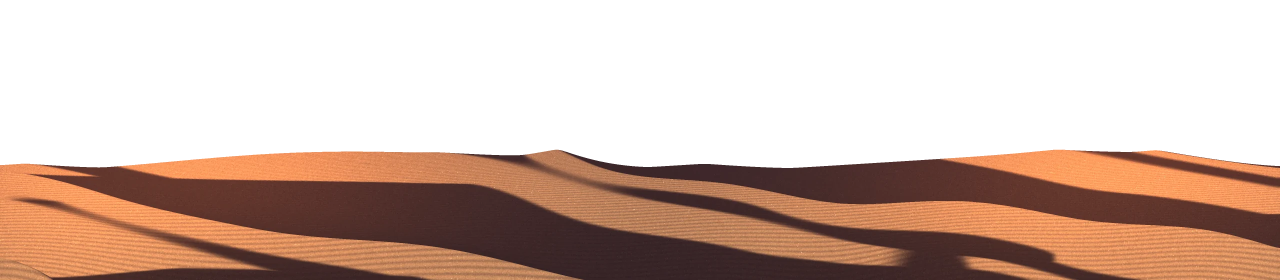
#> input picture src/game/art/egypt/dunes_front.webp, 2560 x 560 px, given in place of dunes_front.webp_2k_4k.png, which was not available (shown at 1/2 size)
$ python -i finish_ai.py   (imports and definitions only)
#> lines starting #> are read from the running program, lines starting #| are printed output that depends on the picture
"""
Finishes the pictures painted by tools/paint_ai.py and writes them into the art folder.

  python tools/finish_ai.py [night] [red] [hall]

night   the painted pyramid; the left sphinx, the better one, is mirrored onto the right
red     the bonus, built from that same painting so that the place does not change: the storm of
        ai_sky over it, the stone taken down to a dark fire, the cracks and the door of the render
        burning, and their light in the wet floor
hall    the painted sanctuary, the same sphinx set along its avenue in perspective
"""
import sys

import numpy as np
from PIL import Image
from scipy import ndimage as ndi

OUT = 'src/game/art/egypt/'
W, H = 2048, 1152
# from the 1920 × 1080 of the game to this picture
K = W / 1920
DOOR = np.array([903, 535, 114, 193]) * K
MOON_OUT = np.array([570, 114]) * K
# the materials of tools/render_pyramid.py
OBELISK = 8
PYRAMID = 6
STATUE = (9, 10, 11)
# the eyes of the left sphinx, read on its painted face (the painter turned the head a little, so the
# sockets projected by tools/render_pyramid.py fell on the nose); the right one is its mirror
EYES = [(329.0, 557.5), (347.0, 556.5)]


def load(path, size=(W, H)):
    return np.asarray(Image.open(path).convert('RGB').resize(size, Image.LANCZOS), dtype=np.float32) / 255


def smooth(a, b, x):
    t = np.clip((x - a) / (b - a), 0, 1)
    return t * t * (3 - 2 * t)


def blur(a, s):
    return ndi.gaussian_filter(a, (s, s, 0) if a.ndim == 3 else s)


# [7 lines left out: function save, not called in this run]


def publish(name):
    """Sets the 4K picture of a backdrop in the game."""
#> called with name = '../src/game/art/egypt/dunes_front.webp'
    from PIL import ImageFilter
    # the tiles keep the softness of the enlargement: a fine unsharp mask gives the stone its grain back
    im = Image.open(f'tools/out/{name}_2k_4k.png').convert('RGB').filter(ImageFilter.UnsharpMask(radius=1.6, percent=70, threshold=2))
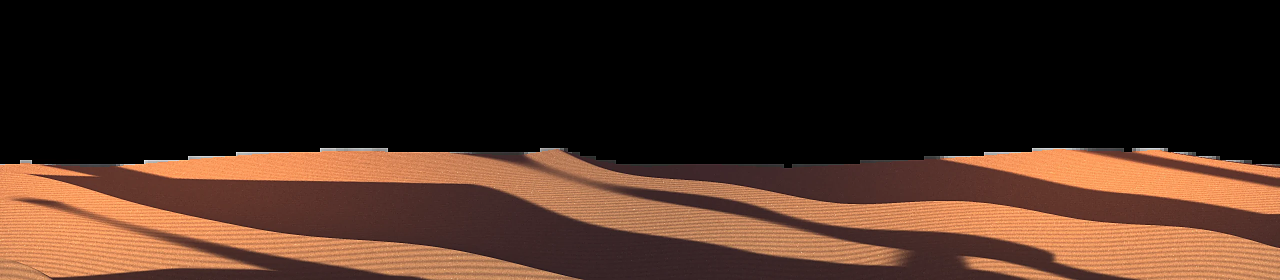
#> im: PIL image 2560x560 RGB (shown at 1/2 size); mean R, G, B 66.4, 42.4, 30.6
    im.save(f'{OUT}{name}.webp', 'WEBP', quality=84, method=6)
    im.resize((2048, 1152), Image.LANCZOS).save(f'{OUT}{name}_m.webp', 'WEBP', quality=78, method=6)
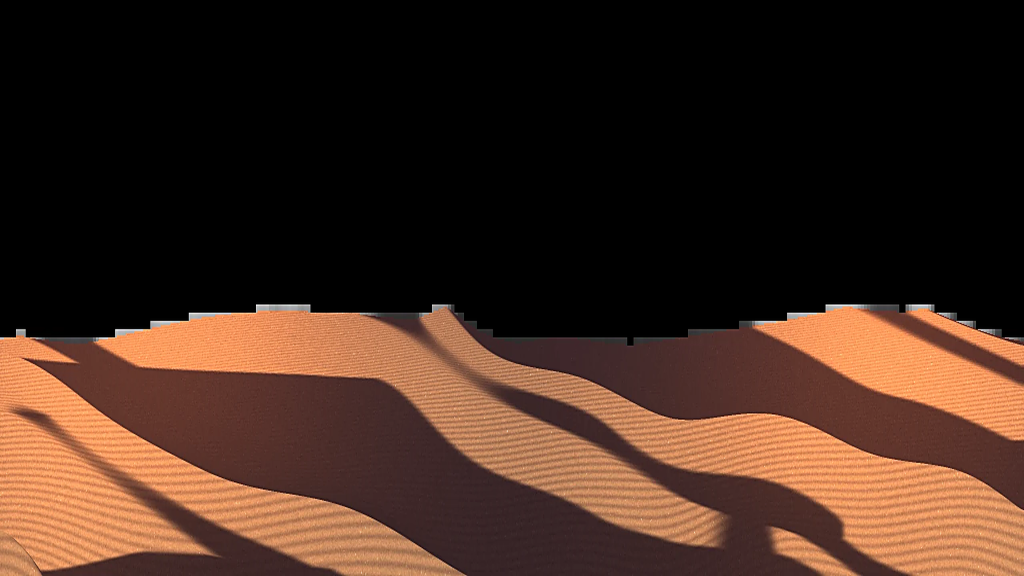
#> saved as dunes_front.webp_m.webp: PIL image 2048x1152 RGB (shown at 1/2 size); mean R, G, B 66.4, 42.4, 30.6
    im.resize((1520, 855), Image.LANCZOS).save(f'tools/out/final_{name}.jpg', quality=90)
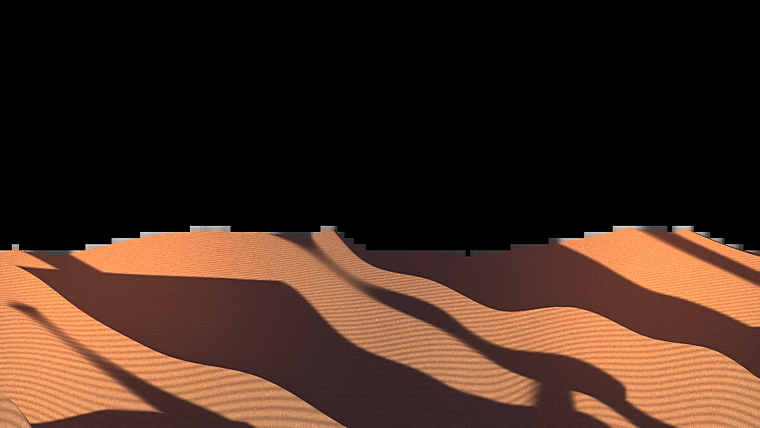
#> saved as dunes_front.webp.jpg: PIL image 1520x855 RGB (shown at 1/2 size); mean R, G, B 66.4, 42.4, 30.6
    print('published', name)


def ids():
    a = np.asarray(Image.open('tools/out/pyramid_ids.png').resize((W, H), Image.NEAREST), dtype=np.int32)
    return a // 20


# [24 lines left out: functions ramp, night, not called in this run]


FIRE = [(0, (0.012, 0.004, 0.008)), (0.2, (0.1, 0.012, 0.016)), (0.42, (0.3, 0.02, 0.02)), (0.65, (0.62, 0.07, 0.03)), (0.85, (0.92, 0.26, 0.07)), (1, (1, 0.6, 0.24))]


# [76 lines left out: functions red, eyes, not called in this run]


# Objects painted alone on black by tools/paint_ai.py (objects mode), set into the sanctuary:
# file, the row of its base in the 1024 picture, where its foot stands in the scene, its height in
# metres, mirrored or not. The render's camera (2.4 m high, horizon at 704 here) gives each its size.
HALL_OBJECTS = [
    ('obj_chest_12', 820, (290, 1100), 2.1, False),
    ('obj_hoard_31', 840, (520, 1070), 1.2, False),
    ('obj_chest_13', 852, (1770, 1105), 2.0, False),
    ('obj_urn_32', 900, (752, 850), 2.6, False),
    ('obj_urn_32', 900, (1296, 850), 2.6, True),
]


# before the pyramid: nothing yet. Stone painted alone on black cannot be cut out (its shadows are as
# dark as the background) and small gold urns read as canisters at this distance
NIGHT_OBJECTS = []


# [110 lines left out: functions cutout, furnish, hall, main, not called in this run]


# [2 lines not run here, left out]

>>> result = publish('../src/game/art/egypt/dunes_front.webp')

$ run again, on src/game/art/egypt/frame.webp
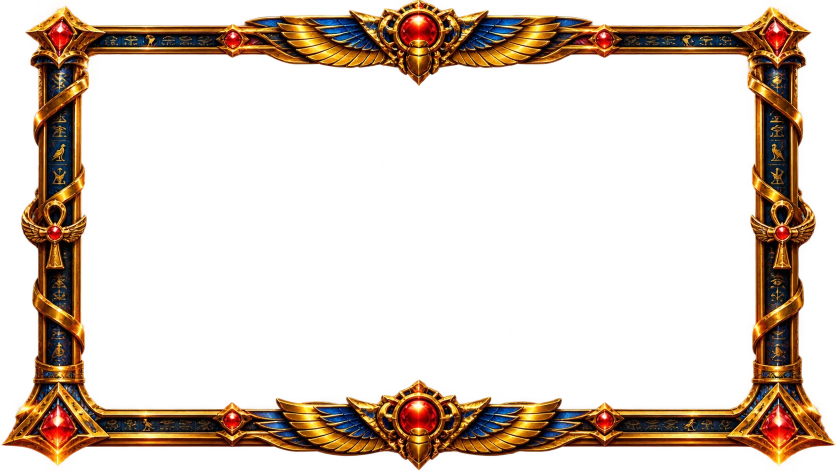
#> input picture src/game/art/egypt/frame.webp, 1672 x 941 px, given in place of frame.webp_2k_4k.png, which was not available (shown at 1/2 size)
#> in publish, `im.resize((2048, 1152), Image.LANCZOS).save(f'{OUT}{name}_m.webp', 'WE..`:
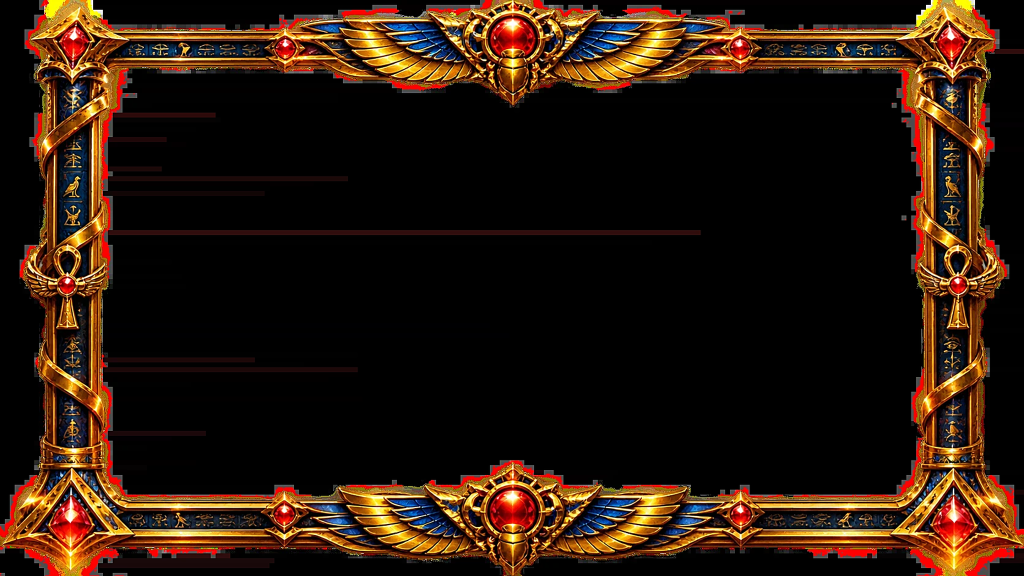
#> saved as frame.webp_m.webp: PIL image 2048x1152 RGB (shown at 1/2 size); mean R, G, B 42.7, 24.5, 12.2
#> in publish, `im.resize((1520, 855), Image.LANCZOS).save(f'tools/out/final_{name}.jp..`:
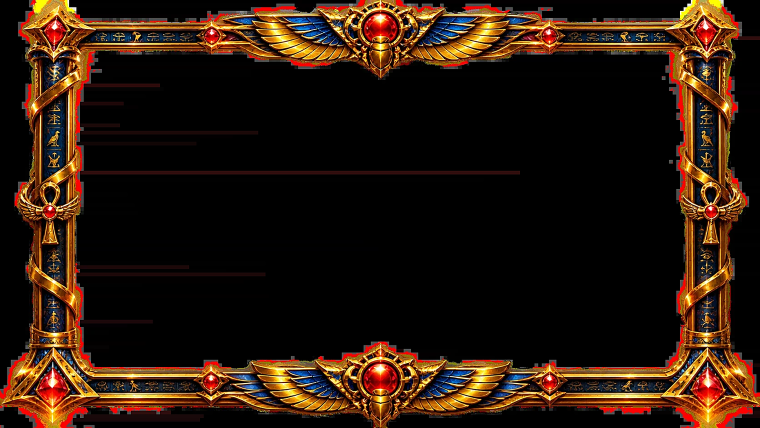
#> saved as frame.webp.jpg: PIL image 1520x855 RGB (shown at 1/2 size); mean R, G, B 42.7, 24.5, 12.2

$ run again, on src/game/art/egypt/palm_a_crown.webp
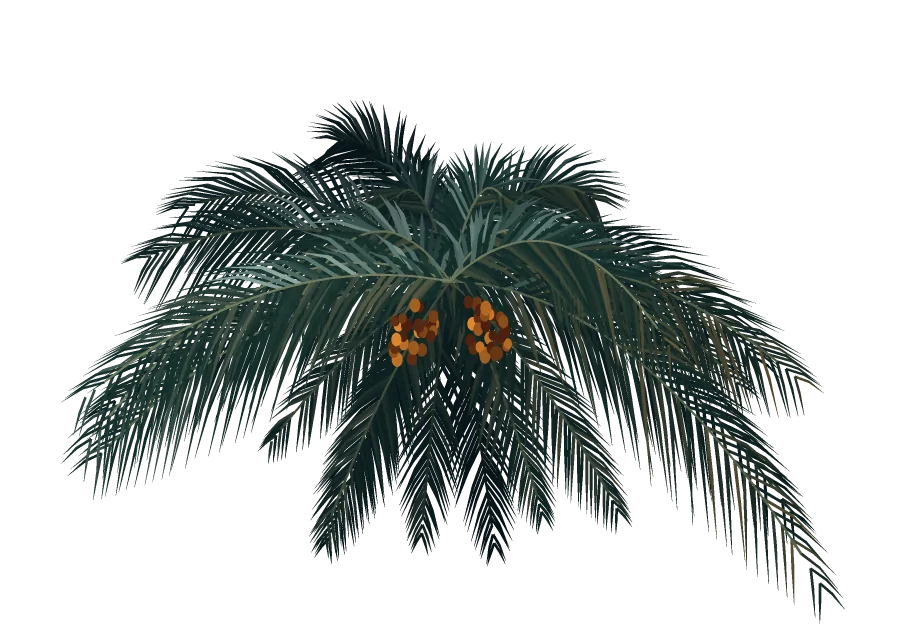
#> input picture src/game/art/egypt/palm_a_crown.webp, 900 x 640 px, given in place of palm_a_crown.webp_2k_4k.png, which was not available
#> in publish, `im = Image.open(f'tools/out/{name}_2k_4k.png').convert('RGB').filter(I..`:
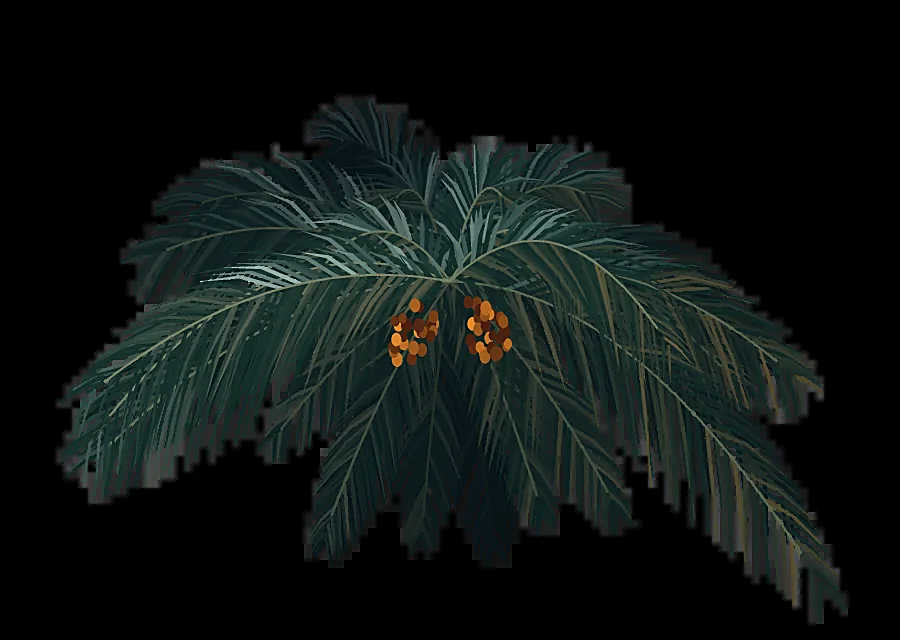
#> im: PIL image 900x640 RGB; mean R, G, B 14.2, 20.1, 18.1
#> in publish, `im.resize((2048, 1152), Image.LANCZOS).save(f'{OUT}{name}_m.webp', 'WE..`:
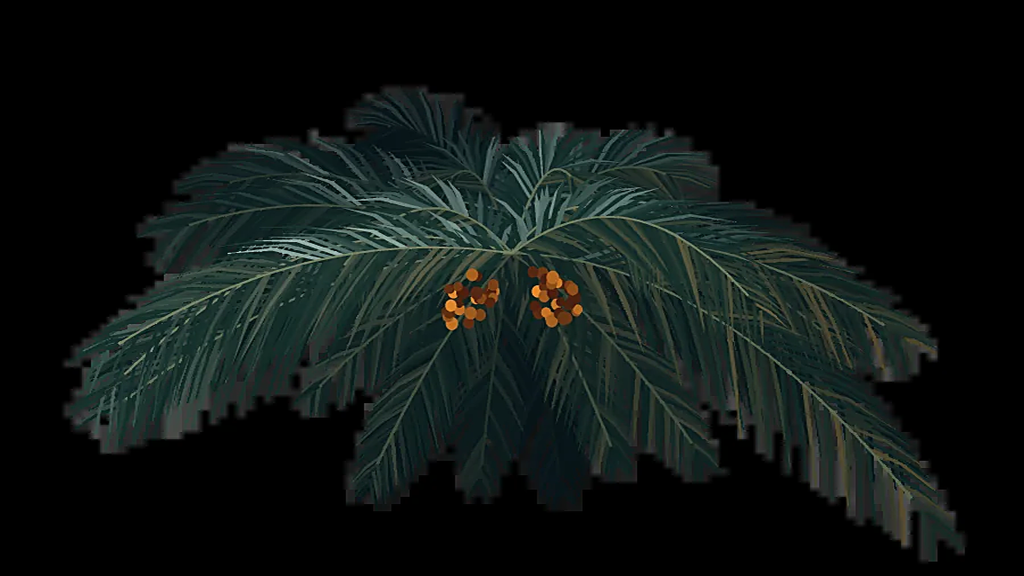
#> saved as palm_a_crown.webp_m.webp: PIL image 2048x1152 RGB (shown at 1/2 size); mean R, G, B 14.2, 20.1, 18.1
